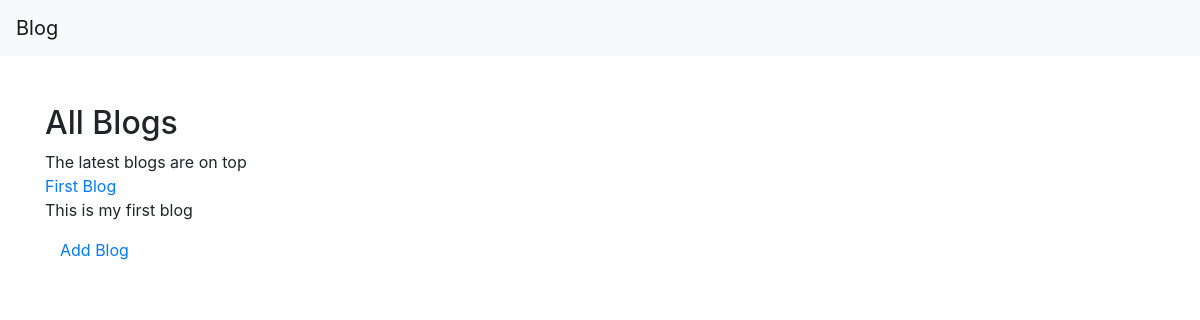
/blog/, run on an earlier commit of the app's database.
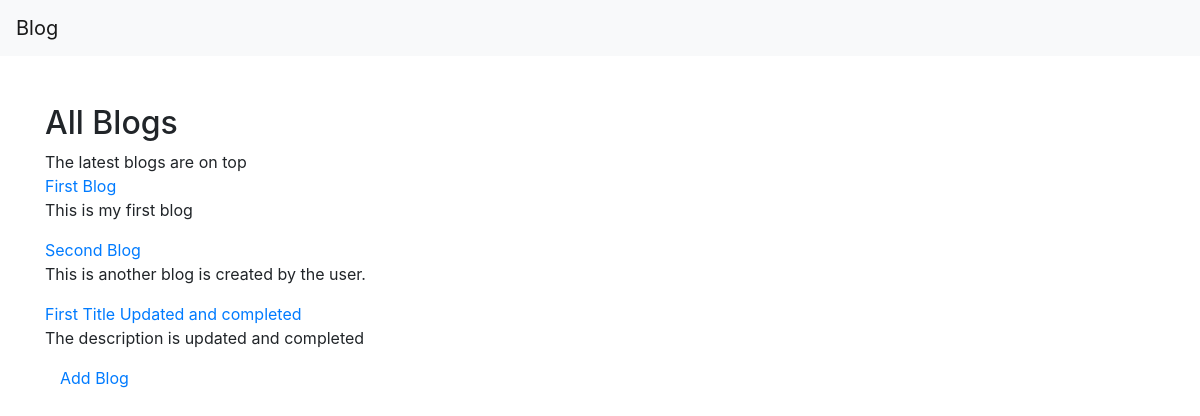
And on a later commit of the database.
### blog/models.py (models this page shows, shortened)
class BaseModel(models.Model):
    creation_date = models.DateField(auto_now_add=True)
    updation_date = models.DateField(auto_now=True)
    class Meta:
        abstract =True

class Blog(BaseModel):
    title = models.CharField(max_length=100)
    details = models.TextField(max_length=1000)

### blog/views.py (the view)
# urls.py: path('', views.BlogListView.as_view(), name="blog"),
class BlogListView(generic.ListView):
    template_name = 'blog.html'
    context_object_name = 'blogs'
    def get_queryset(self):
        blogs = Blog.objects.all()
        return blogs

### blog/templates/blog.html (shortened to what this page needs)
{% extends 'base.html' %}
{% block content %}
<h2>All Blogs </h2>
<div>The latest blogs are on top</div>
    {% for blogs in blogs %}
        <div>
            <a href="{% url 'blog_detail' blogs.id %}">
                {{blogs.title}}
            </a>
            <p>
                {{blogs.details}}
            </p>
        </div>
    {% endfor %}
<div class="container">
    <a href="{% url 'create_blog' %}">Add Blog</a>
</div>
{% endblock %}

### templates/base.html (shortened to what this page needs)
<!DOCTYPE html>
<html lang="en">
<head>
    <link rel="stylesheet" href="https://cdn.jsdelivr.net/npm/bootstrap@4.6.0/dist/css/bootstrap.min.css">
</head>
<body>
    <nav class="navbar navbar-expand-lg navbar-light bg-light">
        <a class="navbar-brand" href="#">Blog</a>
      </nav>
    <article class="container py-5">
        {% block content %}
        {% endblock %}
    </article>
</body>
</html>

What changed in the data, as far as the page shows it:
added Blog: title "Second Blog", details "This is another blog is created by the user."
added Blog: title "First Title Updated and completed", details "The description is updated and completed"
